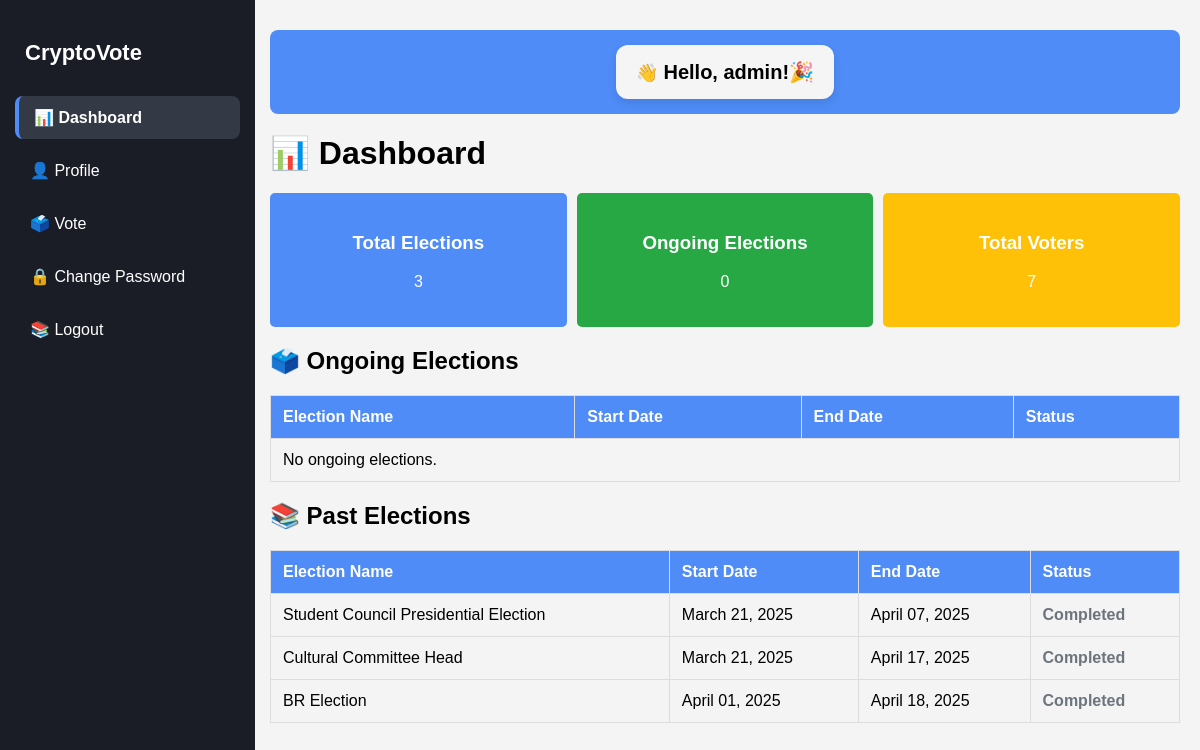
The page /dashboard/ (signed in) on the database as committed earlier.
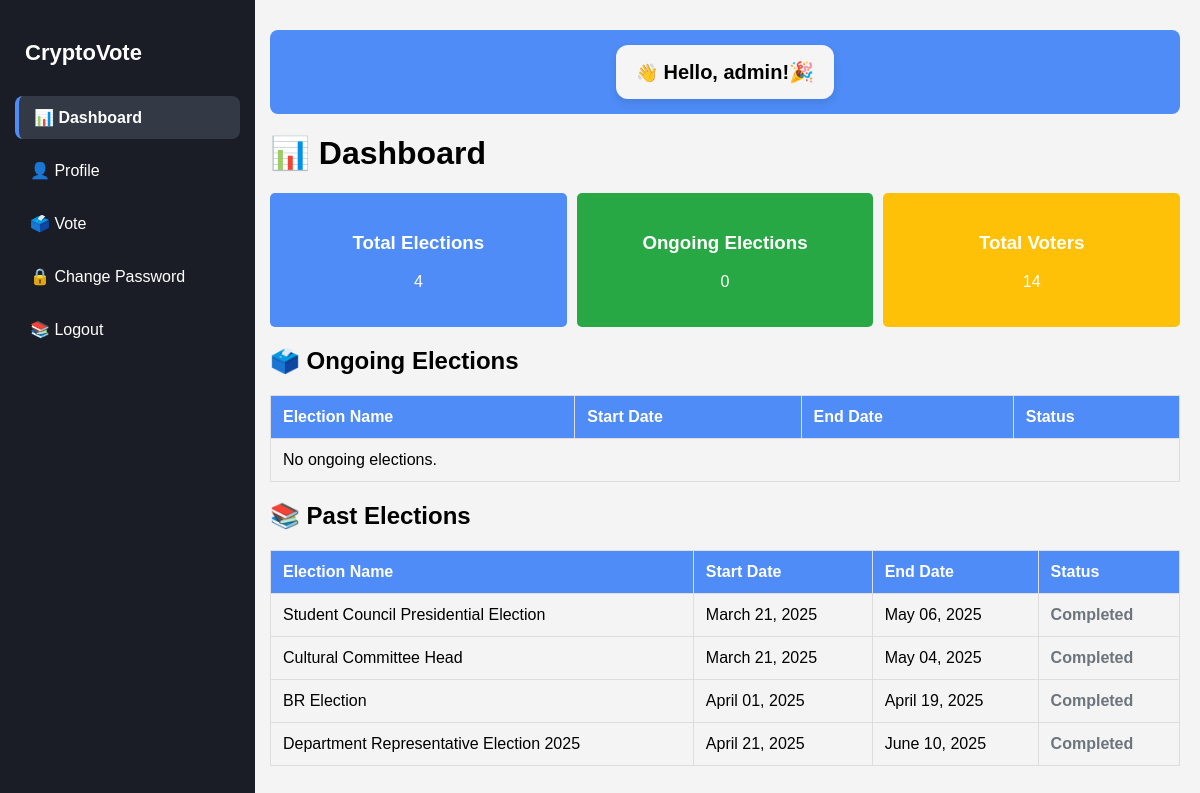
The same page on the database as committed later.
### main/models.py (models this page shows, shortened)
class Election(models.Model):
    title = models.CharField(max_length=200)
    description = models.TextField(blank=True)
    start_date = models.DateTimeField()
    end_date = models.DateTimeField()
    is_active = models.BooleanField(default=True)

### main/views.py (the view)
# urls.py: path('dashboard/', dashboard, name='dashboard'),
@login_required
def dashboard(request):
    now = timezone.now()
    total_elections = Election.objects.count()
    ongoing_elections = Election.objects.filter(start_date__lte=now, end_date__gte=now)
    completed_elections = Election.objects.filter(end_date__lt=now)
    total_voters = Profile.objects.count()
    if request.user.is_authenticated:
        username = request.user.username
    else:
        username = "Guest"  # Default if no user is logged in
    context = {
        "total_elections": total_elections,
        "ongoing_elections": ongoing_elections,
        "completed_elections": completed_elections,
        "total_voters": total_voters,
        "username": username,  # Pass username to the template
        "active_page": "dashboard",  # Mark dashboard as active in sidebar
    }
    return render(request, "dashboard.html", context)

### templates/dashboard.html (shortened to what this page needs)
{% load static %}
<!DOCTYPE html>
<html>
  <head>
  </head>
  <body>
    <div class="main-container">
      <div class="sidebar">
        <h2><strong>CryptoVote</strong></h2>
        <ul>
          <li>
            <a
              href="{% url 'dashboard' %}"
              class="{% if active_page == 'dashboard' %}active{% endif %}"
              >📊 Dashboard</a
            >
          </li>
          <li>
            <a
              href="{% url 'profile' %}"
              class="{% if active_page == 'profile' %}active{% endif %}"
              >👤 Profile</a
            >
          </li>
          <li>
            <a
              href="{% url 'vote' %}"
              class="{% if active_page == 'vote' %}active{% endif %}"
              >🗳️ Vote</a
            >
          </li>
          <li><a href="{% url 'change_password' %}">🔒 Change Password</a></li>
          <li>
            <a href="{% url 'logout' %}">📚 Logout</a>
          </li>
        </ul>
      </div>
      <div class="content">
        <div class="user-greeting">
          <div class="greeting-box">
            👋 <strong>Hello, {{ username }}!🎉</strong>
          </div>
        </div>
        <h1>📊 Dashboard</h1>
        <div class="stats-container">
          <div class="stat-box blue">
            <h3>Total Elections</h3>
            <p>{{ total_elections }}</p>
          </div>
          <div class="stat-box green">
            <h3>Ongoing Elections</h3>
            <p>{{ ongoing_elections.count }}</p>
          </div>
          <div class="stat-box yellow">
            <h3>Total Voters</h3>
            <p>{{ total_voters }}</p>
          </div>
        </div>
        <h2>🗳️ Ongoing Elections</h2>
        <table>
          <thead>
            <tr>
              <th>Election Name</th>
              <th>Start Date</th>
              <th>End Date</th>
              <th>Status</th>
            </tr>
          </thead>
          <tbody>
            {% for election in ongoing_elections %}
            <tr>
              <td>{{ election.title }}</td>
              <td>{{ election.start_date|date:"F d, Y" }}</td>
              <td>{{ election.end_date|date:"F d, Y" }}</td>
              <td><span class="status-active">Ongoing</span></td>
            </tr>
            {% empty %}
            <tr>
              <td colspan="4">No ongoing elections.</td>
            </tr>
            {% endfor %}
          </tbody>
        </table>
        <h2>📚 Past Elections</h2>
        <table>
          <thead>
            <tr>
              <th>Election Name</th>
              <th>Start Date</th>
              <th>End Date</th>
              <th>Status</th>
            </tr>
          </thead>
          <tbody>
            {% for election in completed_elections %}
            <tr>
              <td>{{ election.title }}</td>
              <td>{{ election.start_date|date:"F d, Y" }}</td>
              <td>{{ election.end_date|date:"F d, Y" }}</td>
              <td><span class="status-completed">Completed</span></td>
            </tr>
            {% empty %}
            <tr>
              <td colspan="4">No completed elections.</td>
            </tr>
            {% endfor %}
          </tbody>
        </table>
      </div>
    </div>
  </body>
</html>

### templates/dashboard.html (style rules this page uses)
body { margin: 0; padding: 0; display: flex; flex-direction: column; font-family: "Arial", sans-serif; background-color: #f4f4f4; height: 100vh; }
.main-container { display: flex; flex-grow: 1; width: 100%; }
.sidebar { width: 225px; background-color: #1a1d26; color: #fff; display: flex; flex-direction: column; justify-content: flex-start; padding: 20px 15px; position: fixed; height: 100vh; z-index: 10; }
.sidebar h2 { text-align: left; margin-bottom: 20px; padding-left: 10px; font-size: 22px; }
.sidebar ul { list-style-type: none; padding-left: 0; margin-top: 10px; }
.sidebar ul li { margin-bottom: 10px; }
.sidebar ul li a { text-decoration: none; color: #fff; display: block; padding: 12px 15px; border-radius: 8px; font-size: 16px; transition: background 0.3s, padding-left 0.2s; }
.sidebar ul li a.active { background-color: #333945; border-left: 4px solid #4f8cf7; border-radius: 8px; font-weight: bold; color: #fff; }
.content { margin-left: 250px; flex-grow: 1; padding: 20px; background-color: #f4f4f4; overflow-y: auto; }
.user-greeting { background-color: #4f8cf7; padding: 15px 20px; border-radius: 8px; color: #fff; font-size: 18px; margin-bottom: 20px; display: inline-block; }
h1, h2 { margin-top: 20px; }
.stats-container { display: flex; justify-content: space-between; margin-top: 20px; gap: 10px; }
.stat-box { flex: 1; padding: 20px; border-radius: 5px; color: #fff; text-align: center; }
.stat-box.blue { background-color: #4f8cf7; }
.stat-box.green { background-color: #28a745; }
.stat-box.yellow { background-color: #ffc107; }
table { width: 100%; border-collapse: collapse; margin-top: 20px; }
table th, table td { padding: 12px; border: 1px solid #ddd; text-align: left; }
table th { background-color: #4f8cf7; color: white; }
.status-completed { color: #6c757d; font-weight: bold; }
.user-greeting { margin-top: 10px; margin-bottom: 20px; display: flex; justify-content: center; }
.greeting-box { background: whitesmoke; padding: 15px 20px; border-radius: 12px; color: black; box-shadow: 0 4px 8px rgba(0, 0, 0, 0.1); max-width: 400px; text-align: left; }
.greeting-box strong { font-size: 20px; }

Rows that differ between the two databases and show on the page:
changed Election "Student Council Presidential Election": end_date "April 07, 2025" → "May 06, 2025"
changed Election "Cultural Committee Head": end_date "April 17, 2025" → "May 04, 2025"
changed Election "BR Election": end_date "April 18, 2025" → "April 19, 2025"
added Election: title "Department Representative Election 2025", start_date "April 21, 2025", end_date "June 10, 2025"
Other text that changed with them:
{{ total_elections }}: "3" → "4"
{{ total_voters }}: "7" → "14"
